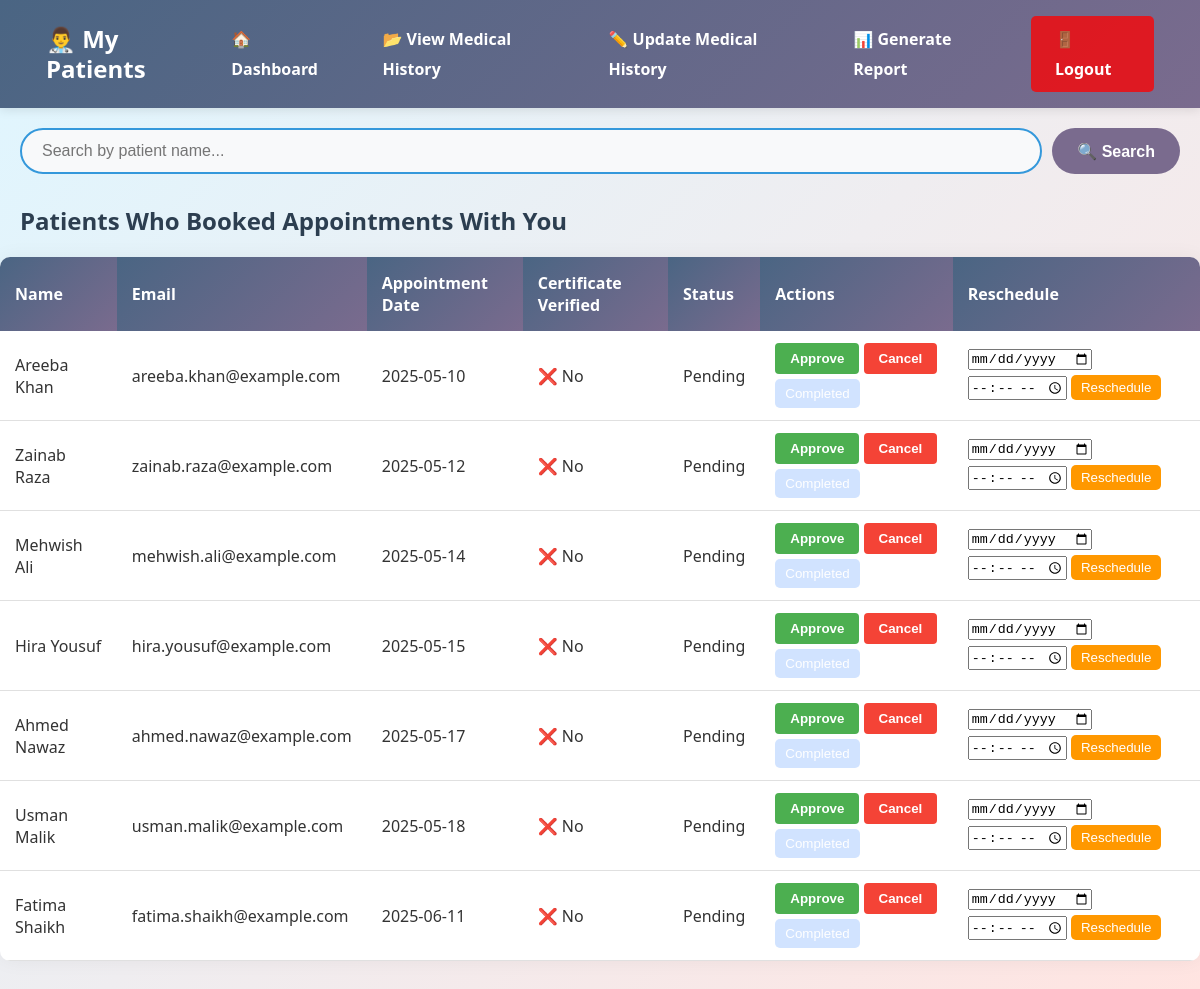
The page /derma/specialists/view_patients.php (signed in) on the database its author committed.
### tables this page shows
CREATE TABLE `appointments` (
  `id` int NOT NULL,
  `patient_id` int NOT NULL,
  `specialist_id` int NOT NULL,
  `appointment_date` date NOT NULL,
  `appointment_time` varchar(20) NOT NULL,
  `message` text,
  `status` enum('Pending','Confirmed','Completed','Cancelled') DEFAULT 'Pending',
  `created_at` timestamp NULL DEFAULT CURRENT_TIMESTAMP
);

CREATE TABLE `patients` (
  `id` int NOT NULL,
  `first_name` varchar(50) NOT NULL,
  `last_name` varchar(50) NOT NULL,
  `username` varchar(50) NOT NULL,
  `password` varchar(255) NOT NULL,
  `email` varchar(100) NOT NULL,
  `mobile` varchar(15) NOT NULL,
  `cnic` varchar(15) NOT NULL,
  `state` varchar(50) NOT NULL,
  `city` varchar(50) NOT NULL,
  `role` enum('patient') NOT NULL DEFAULT 'patient',
  `certificate_path` varchar(255) DEFAULT NULL,
  `profile_photo_path` varchar(255) DEFAULT NULL,
  `created_at` timestamp NULL DEFAULT CURRENT_TIMESTAMP,
  `certificate_verified` tinyint(1) NOT NULL DEFAULT '0'
);

### derma/specialists/view_patients.php (the view, shortened to what this page needs)
<?php
include 'db_connection.php';
$specialist_id = $_SESSION['specialist_id'];
$search = '';
$query = "
    SELECT
        a.id AS appointment_id,
        a.status,
        a.appointment_date,
        a.appointment_time,
        p.first_name,
        p.last_name,
        p.email,
        p.certificate_verified
    FROM appointments a
    INNER JOIN patients p ON a.patient_id = p.id
    WHERE a.specialist_id = '$specialist_id'
";
$query .= " ORDER BY a.appointment_date ASC, a.appointment_time ASC";
$result = mysqli_query($conn, $query);
?>
<!DOCTYPE html>
<html lang="en">
<head>
    <link rel="stylesheet" href="specialiststyles.css">
</head>
<body style="background: linear-gradient(135deg, #dff6ff, #ffe4e1);">
    <header>
        <h1 style="color:white">👨‍⚕️ My Patients</h1>
        <nav>
            <a href="specialist_dashboard.php">🏠 Dashboard</a>
            <a href="view_medical_history.php">📂 View Medical History</a>
            <a href="update_medical_history.php">✏️ Update Medical History</a>
            <a href="generate_report.php">📊 Generate Report</a>
            <a href="../logout.php" class="logout">🚪 Logout</a>
        </nav>
    </header>
    <div class="search-box">
        <form method="get">
            <input type="text" name="search" placeholder="Search by patient name..." value="<?= htmlspecialchars($search) ?>">
            <button type="submit" class="search">🔍 Search</button>
        </form>
    </div>
    <h2>Patients Who Booked Appointments With You</h2>
    <table>
        <tr>
            <th>Name</th>
            <th>Email</th>
            <th>Appointment Date</th>
            <th>Certificate Verified</th>
            <th>Status</th>
            <th>Actions</th>
            <th>Reschedule</th>
        </tr>
        <?php while ($row = mysqli_fetch_assoc($result)): ?>
            <tr>
                <td><?= htmlspecialchars($row['first_name'] . ' ' . $row['last_name']) ?></td>
                <td><?= htmlspecialchars($row['email']) ?></td>
                <td><?= htmlspecialchars($row['appointment_date']) ?: 'Not set' ?></td>
                <td><?= $row['certificate_verified'] ? '✅ Yes' : '❌ No' ?></td>
                <td><?= htmlspecialchars($row['status']) ?></td>
                <td>
                    <form method="post" style="display:inline-block;">
                        <button type="submit" class="btn-approve" <?= in_array($row['status'], ['Confirmed', 'Completed', 'Cancelled']) ? 'disabled' : '' ?>>Approve</button>
                    </form>
                    <form method="post" style="display:inline-block;" onsubmit="return confirm('Cancel this appointment?');">
                        <button type="submit" class="btn-cancel" <?= $row['status'] === 'Cancelled' ? 'disabled' : '' ?>>Cancel</button>
                    </form>
                    <form method="post" style="display:inline-block;" onsubmit="return confirm('Mark this appointment as completed?');">
                        <button type="submit" class="btn-complete" <?= $row['status'] !== 'Confirmed' ? 'disabled' : '' ?>>Completed</button>
                    </form>
                </td>
                <td>
                    <form method="post">
                        <input type="date" name="new_date" required style="margin-bottom:5px;">
                        <input type="time" name="new_time" required style="margin-bottom:5px;">
                        <button type="submit" class="btn-reschedule">Reschedule</button>
                    </form>
                </td>
            </tr>
        <?php endwhile; ?>
    </table>
</body>
</html>

### derma/specialists/specialiststyles.css (style rules this page uses)
body { font-family: 'Arial', sans-serif; background: #f4f4f4; margin: 0; padding: 0; }
header { background: #2c3e50; color: #fff; padding: 1rem; display: flex; justify-content: space-between; align-items: center; line-height: 30px; }
header h1 { margin: 0; margin-left: 30px; }
nav { display: flex; gap: 1rem; }
nav a { color: #fff; text-decoration: none; font-weight: bold; padding: 0.5rem 1rem; border-radius: 5px; transition: background 0.3s ease; }
.logout { background-color: rgba(255, 0, 0, 0.762); margin-right: 30px; padding-left: 25px; padding-right: 25px; }

### derma/specialists/view_patients.php (style rules this page uses)
body { font-family: 'Segoe UI', Tahoma, Geneva, Verdana, sans-serif; margin: 0; padding: 0; color: #333; background: linear-gradient(135deg, #dff6ff, #ffe4e1); min-height: 100vh; }
header { background: linear-gradient(135deg, #4a6583 0%, #7a6b8e 100%); color: #fff; padding: 1rem; display: flex; justify-content: space-between; align-items: center; box-shadow: 0 2px 10px rgba(0, 0, 0, 0.1); }
header h1 { margin: 0; margin-left: 30px; font-size: 1.5rem; transition: transform 0.3s ease; }
nav { display: flex; gap: 1rem; }
nav a { color: #fff; text-decoration: none; font-weight: bold; padding: 0.5rem 1rem; border-radius: 5px; transition: all 0.3s ease; position: relative; }
nav a:not(.logout)::after { content: ''; position: absolute; bottom: 0; left: 50%; width: 0; height: 2px; background: #fff; transition: all 0.3s ease; }
.logout { background-color: rgba(255, 0, 0, 0.762); margin-right: 30px; padding: 0.5rem 1.5rem; transition: all 0.3s ease; }
.search-box { max-width: 1200px; margin: 20px auto; padding: 0 20px; }
.search-box form { display: flex; gap: 10px; }
.search-box input[type="text"] { flex: 1; padding: 12px 20px; border: 2px solid #3498db; border-radius: 30px; font-size: 16px; transition: all 0.3s ease; background-color: #f8f9fa; }
.search { padding: 12px 25px; background-color: #7a6b8e; color: white; border: none; border-radius: 30px; cursor: pointer; font-size: 16px; font-weight: 600; transition: all 0.3s ease; }
h2 { color: #2c3e50; margin: 30px auto 20px; max-width: 1200px; padding: 0 20px; }
table { width: 100%; max-width: 1600px; margin: 0 auto 30px; border-collapse: collapse; box-shadow: 0 0 20px rgba(0, 0, 0, 0.05); background: white; border-radius: 10px; overflow: hidden; }
th { background: linear-gradient(135deg, #4a6583 0%, #7a6b8e 100%); color: white; padding: 15px; text-align: left; font-weight: 600; transition: all 0.3s ease; }
td { padding: 12px 15px; border-bottom: 1px solid #e0e0e0; transition: all 0.3s ease; }
.btn-approve, .btn-cancel { padding: 8px 15px; border: none; border-radius: 4px; cursor: pointer; font-weight: 600; transition: all 0.3s ease; }
.btn-approve { background-color: #4caf50; color: white; }
.btn-cancel { background-color: #f44336; color: white; }
button:disabled { opacity: 0.6; cursor: not-allowed; }
.btn-complete { background-color: #007bff; color: white; border: none; padding: 7px 10px; margin-top: 5px; border-radius: 5px; cursor: pointer; }
.btn-complete:disabled { background-color: #b3d1ff; cursor: not-allowed; }
.btn-reschedule { background-color: #ff9800; color: white; padding: 5px 10px; border: none; cursor: pointer; border-radius: 5px; }

### rows shown on the page
appointments: patient.last_name "Areeba Khan", patient.email "areeba.khan@example.com", appointment_date "2025-05-10", status "Pending"
appointments: patient.last_name "Zainab Raza", patient.email "zainab.raza@example.com", appointment_date "2025-05-12", status "Pending"
appointments: patient.last_name "Mehwish Ali", patient.email "mehwish.ali@example.com", appointment_date "2025-05-14", status "Pending"
appointments: patient.last_name "Hira Yousuf", patient.email "hira.yousuf@example.com", appointment_date "2025-05-15", status "Pending"
appointments: patient.last_name "Ahmed Nawaz", patient.email "ahmed.nawaz@example.com", appointment_date "2025-05-17", status "Pending"
appointments: patient.last_name "Usman Malik", patient.email "usman.malik@example.com", appointment_date "2025-05-18", status "Pending"
appointments: patient.last_name "Fatima Shaikh", patient.email "fatima.shaikh@example.com", appointment_date "2025-06-11", status "Pending"
